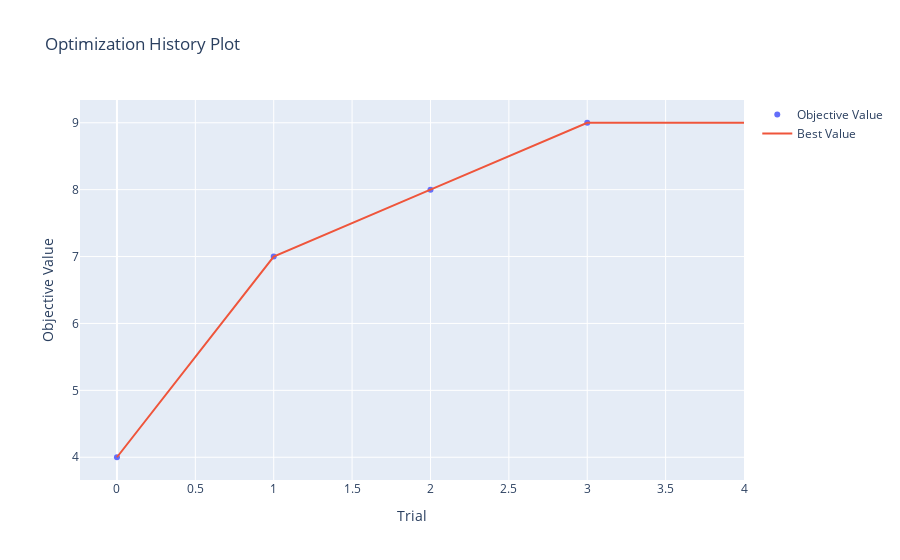

Write notebook code for a chart like this one.
### Code cell
fig = op.visualization.plot_optimization_history(study)
fig.show()

### Figure 1 — Plotly figure (JSON) as saved in the notebook; plotly's stock layout.template omitted (floating-point values rounded to 4 significant figures)
{"data": [{"mode": "markers", "name": "Objective Value", "type": "scatter", "x": [0, 1, 2, 3], "y": [4, 7, 8, 9]}, {"mode": "lines", "name": "Best Value", "type": "scatter", "x": [0, 1, 2, 3, 4], "y": [4, 7, 8, 9, 9]}, {"marker": {"color": "#cccccc"}, "mode": "markers", "name": "Infeasible Trial", "showlegend": false, "type": "scatter", "x": [], "y": []}], "layout": {"title": {"text": "Optimization History Plot"}, "xaxis": {"title": {"text": "Trial"}}, "yaxis": {"title": {"text": "Objective Value"}}}}
